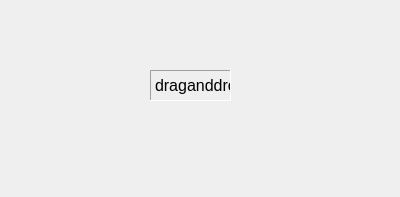
<?xml version="1.0" encoding="UTF-8"?>
<ui version="4.0">
 <class>Widget</class>
 <widget class="QWidget" name="Widget">
  <property name="geometry">
   <rect>
    <x>0</x>
    <y>0</y>
    <width>400</width>
    <height>197</height>
   </rect>
  </property>
  <property name="windowTitle">
   <string>Widget</string>
  </property>
  <widget class="QLabel" name="label">
   <property name="geometry">
    <rect>
     <x>150</x>
     <y>70</y>
     <width>81</width>
     <height>31</height>
    </rect>
   </property>
   <property name="font">
    <font>
     <pointsize>12</pointsize>
    </font>
   </property>
   <property name="frameShape">
    <enum>QFrame::Panel</enum>
   </property>
   <property name="frameShadow">
    <enum>QFrame::Sunken</enum>
   </property>
   <property name="text">
    <string>draganddrop</string>
   </property>
  </widget>
 </widget>
 <layoutdefault spacing="6" margin="11"/>
 <resources/>
 <connections/>
</ui>
